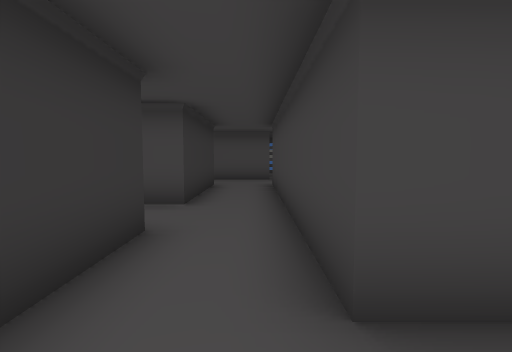
[1] (above)

19 first-person views from a walk through a Unity game level. The camera is 0.48 m above the floor, tilts 4° down and sees 85° across. The floor is counted in squares, 0.5 m on a side. Each view is taken from the middle of a square. On the plan, view 1 faces up. The plan holds only what a view shows up to about 11 squares ahead; the rest is blank. The place goes on beyond the plan. Some surface patterns are stand-ins.

[2]
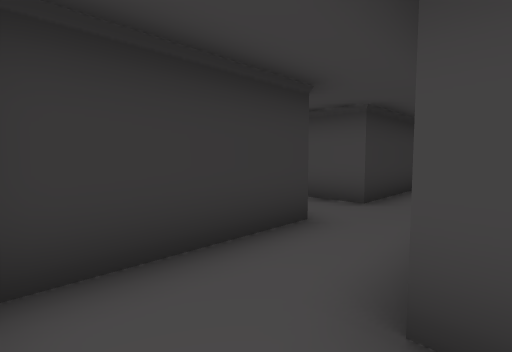

[3]
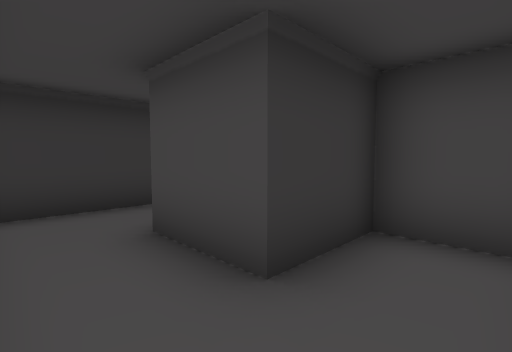

[4]
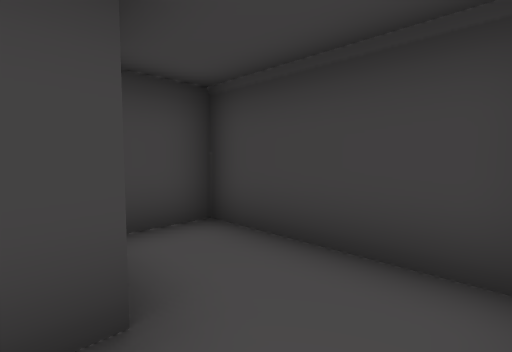

[5]
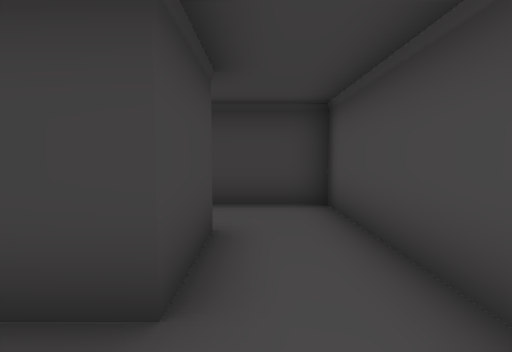

[6]
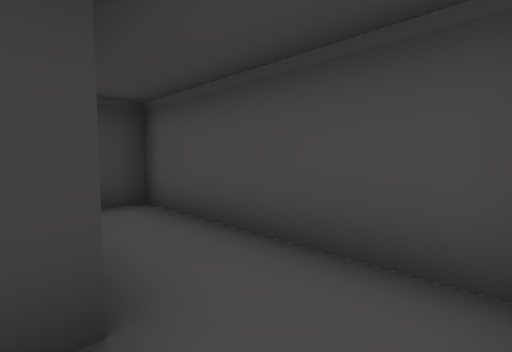

[7]
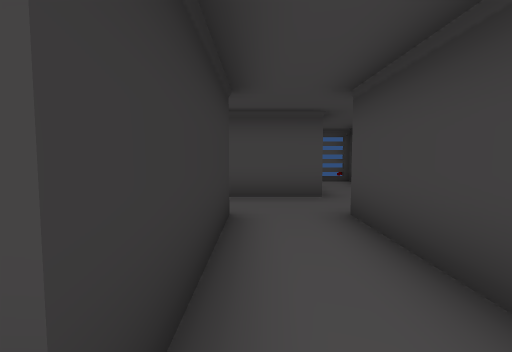

[8]
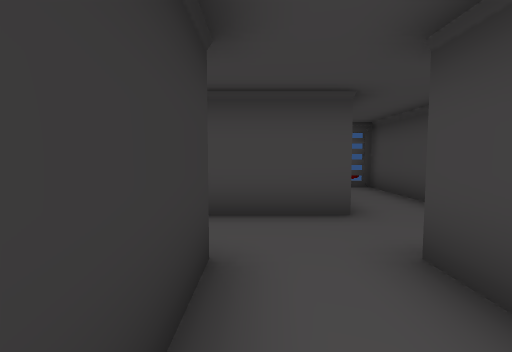

[9]
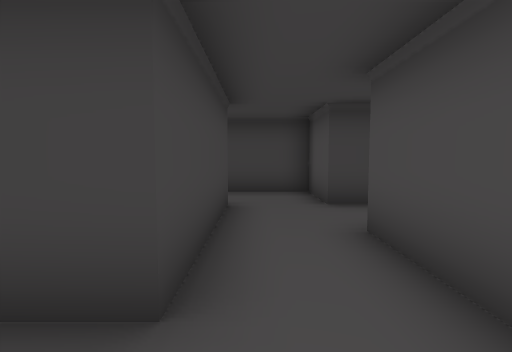

[10]
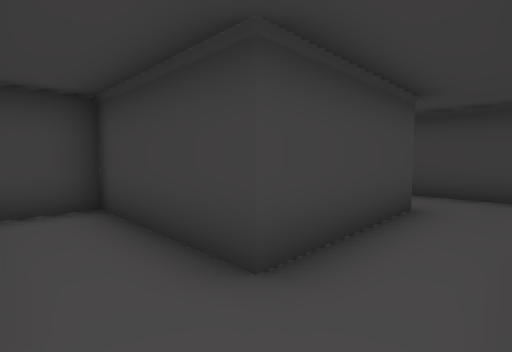

[11]
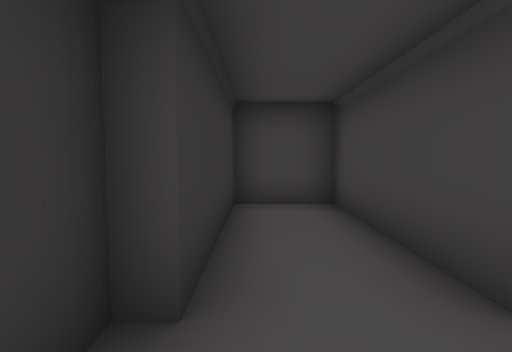

[12]
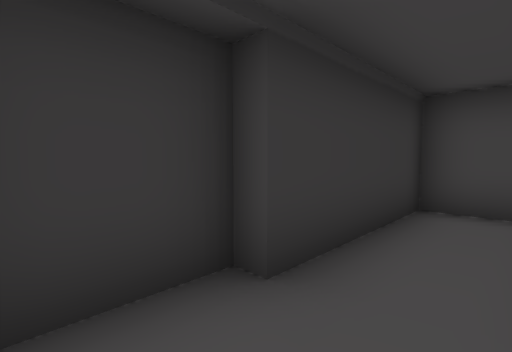

[13]
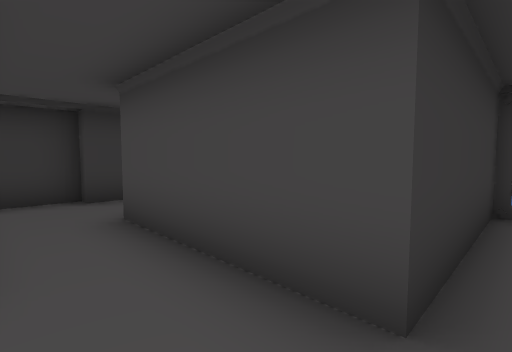

[14]
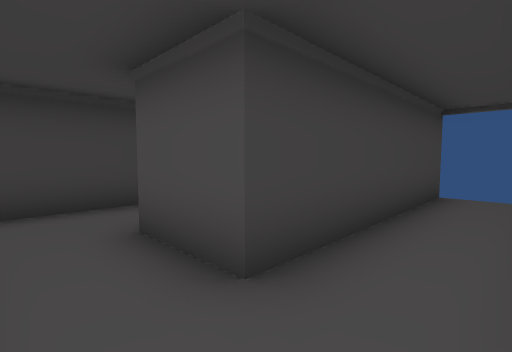

[15]
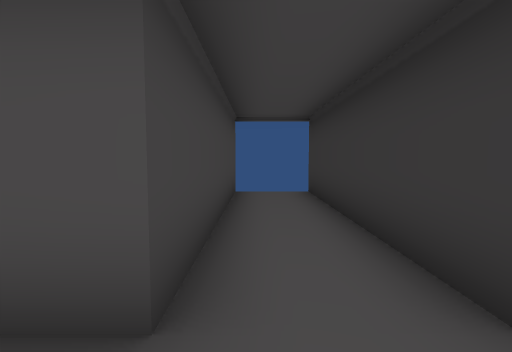

[16]
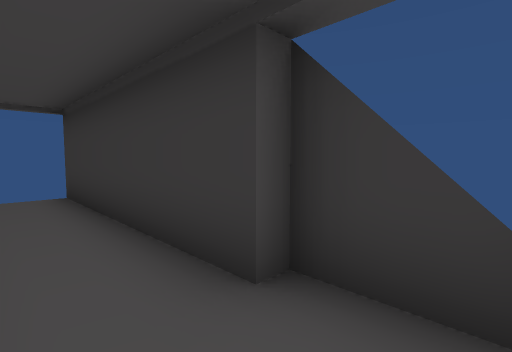

[17]
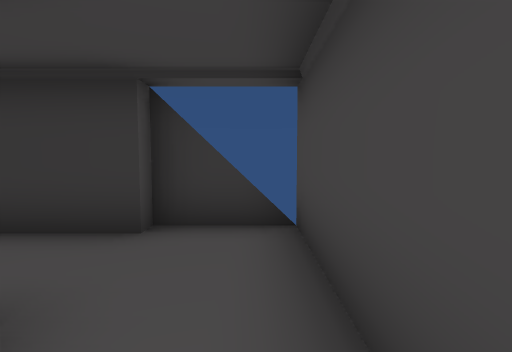

[18]
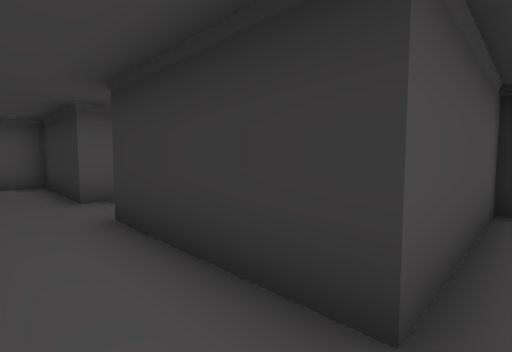

[19]
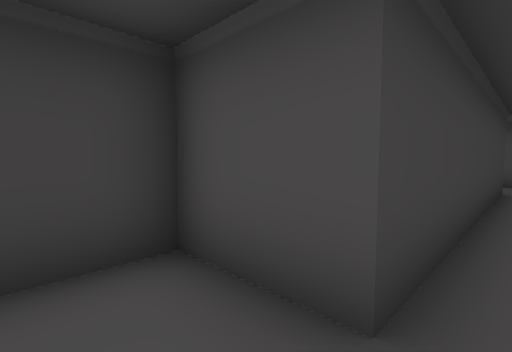

### Floor plan
Ten units are one square. View 1 is at (0, 0); x grows to the right and y downward. Boxes are objects, and circles mark ways between rooms. Rooms are numbered by the first view taken in them; rooms with no view inside come last. Other rooms are left out.
<svg viewBox="-64 -170 115 203">
<path fill="none" stroke="#000" d="M-14 -36 -14 4 6 4M6 -16 6 -36M6 4 46 4 46 -36 26 -36 26 -16 6 -16M-36 -96 -14 -96 -14 -56M6 -155 6 -116 -34 -116M6 -36 6 -96 26 -96 26 -158M-58 -116 -58 -96 -36 -96M-34 -116 -34 -156 -54 -156 -54 -116M-54 -36 -54 28M-58 -52 -58 -36M-14 -56 -59 -56M-34 28 -34 -36 -14 -36"/>
<rect x="5" y="-165" width="20" height="10" fill="#bbb"><title>other object</title></rect>
<circle cx="15" cy="-5" r="3" fill="#2a7"/>
<circle cx="-5" cy="-25" r="3" fill="#2a7"/>
<circle cx="-25" cy="-105" r="3" fill="#2a7"/>
<circle cx="-25" cy="-45" r="3" fill="#2a7"/>
<text x="-10" y="-20">1</text>
<text x="30" y="-10">2</text>
<text x="0" y="-100">3</text>
<text x="-50" y="-130">4</text>
<text x="-40" y="-20">5</text>
</svg>
Room 1 opens to room 2. Room 1 opens to room 3. Room 3 opens to room 4. Room 3 opens to room 5.

Where each view was taken, in squares from view 1:
view 1: 0 up, 0 right, facing up
view 2: 0 up, 1 right, facing up-left
view 3: 0 up, 4 right, facing up-left
view 4: 0 up, 2 right, facing up-right
view 5: 1 up, 1 left, facing right
view 6: 2 up, 1 left, facing down-right
view 7: 5 up, 1 left, facing up
view 8: 7 up, 1 left, facing up
view 9: 11 up, 5 left, facing right
view 10: 10 up, 5 left, facing up-right
view 11: 10 up, 5 left, facing up
view 12: 10 up, 4 left, facing up-left
view 13: 10 up, 1 right, facing up-left
view 14: 5 up, 5 left, facing down-right
view 15: 5 up, 4 left, facing down
view 16: 5 up, 4 left, facing down-left
view 17: 5 up, 2 left, facing left
view 18: 10 up, 0 right, facing down-left
view 19: 11 up, 0 right, facing down-right
